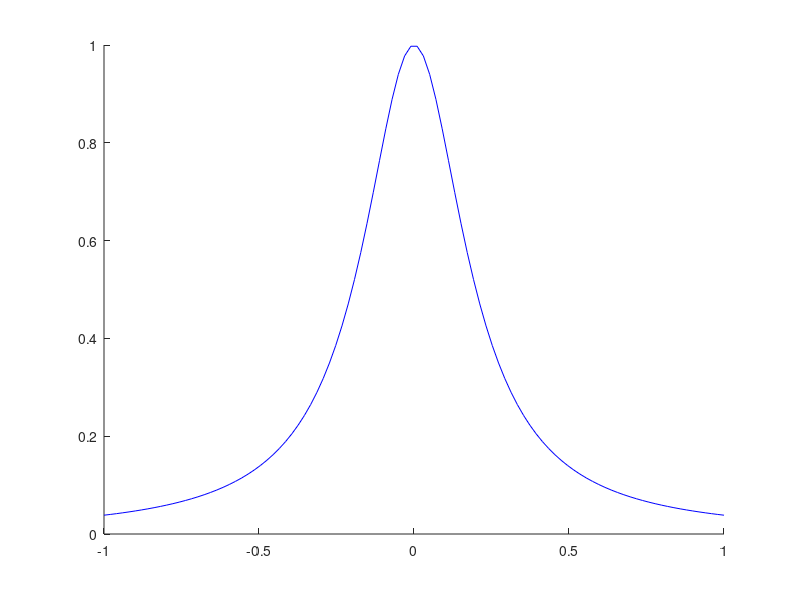

Reproduce this figure in MATLAB. (Note: this script raises an error after producing the figure.)
function interpolacion()
  x = linspace(-1, 1, 100);
  y = 1./(1+(25*x.^2));
  
  x1 = linspace(-1, 1, 12)
  %y1 = (x1.^x1) + (log(abs((tan(exp(log10(1./x1)))).^2)));
  y1 = 1./(1+(25*x1.^2));
  hold on
  plot(x,y,'b')
  interpolDirecta(x1,y1,-1,1);
endfunction

function y =miFuncion(x)
  y = (x^x) + (log(abs((tan(exp(log10(1/x))))^2)));
endfunction
